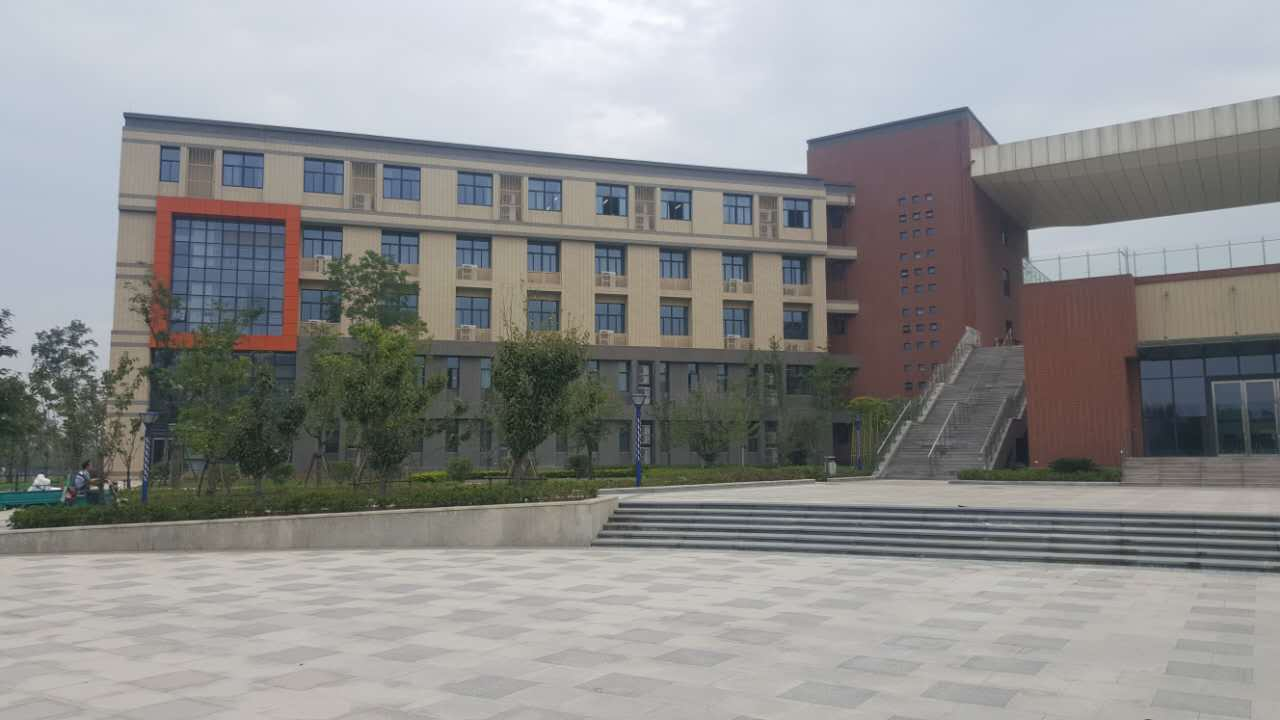
#> input picture zuo.jpg, 1280 x 720 px
$ python final_q5.py   (Python 2 division)   (older library calls are emulated)
#> lines starting #> are read from the running program, lines starting #| are printed output that depends on the picture
# coding=utf-8
#!/usr/bin/python
'''
Created on 2017��9��16��

@author: zhangjian
'''
import cv2
import numpy as np
def get_mode(arr):
    mode = [];
    arr_appear = dict((a, arr.count(a)) for a in arr);
    if max(arr_appear.values()) == 1:
        return;
    else:
        for k, v in arr_appear.items():
            if v == max(arr_appear.values()):
                mode.append(k);
    return mode;
def translate(image, x, y):
    M = np.float32([[1, 0, x], [0, 1, y]])
    shifted = cv2.warpAffine(image, M, (image.shape[1], image.shape[0]))

    return shifted
def kuo(iamge,x,y):
    rows1 = iamge.shape[0]
    cols1 = iamge.shape[1]
    out = np.zeros((rows1+x,cols1+y,3), dtype='uint8')
    out[x:x+rows1,y:y+cols1] = np.dstack([iamge])
    return out
def pingjie1(img1,img2):
    rows1 = img1.shape[0]
    cols1 = img1.shape[1]
    rows2 = img2.shape[0]
    cols2 = img2.shape[1]
    out = np.zeros((max([rows1,rows2]),cols2,3), dtype='uint8')
    out[:rows2-4,:cols2] = np.dstack([img2[4:rows2,:cols2]])
    out[:rows1,:cols1] = np.dstack([img1])
    return out
def pingjie(img1,img2):
    rows1 = img1.shape[0]
    cols1 = img1.shape[1]
    rows2 = img2.shape[0]
    cols2 = img2.shape[1]
    out = np.zeros((max([rows1,rows2]),cols1+cols2,3), dtype='uint8')
    out[:rows1,:cols1] = np.dstack([img1[:rows1,:cols1]])
    out[rows1-264:rows1-264+rows2,cols1-300:cols1-300+cols2] = np.dstack([img2])
    return out
def pingjie2(img1,img2,img3):
    rows1 = img1.shape[0]
    cols1 = img1.shape[1]
    rows2 = img2.shape[0]
    cols2 = img2.shape[1]
    rows3 = img3.shape[0]
    cols3 = img3.shape[1]
    out = np.zeros((rows3+rows1,cols1+cols2,3), dtype='uint8')
    out[:rows1,:cols1] = np.dstack([img1[:rows1,:cols1]])
    out[rows1-264:rows1-264+rows3-4,cols1-300:cols1-300+cols3] = np.dstack([img3[4:rows3,:cols3]])
    out[rows1-264:rows1-264+rows2,cols1-300:cols1-300+cols2] = np.dstack([img2])
    return out
def drawMatches(img1, kp1, img2, kp2, matches):
    rows1 = img1.shape[0]
    cols1 = img1.shape[1]
    rows2 = img2.shape[0]
    cols2 = img2.shape[1]

    out = np.zeros((max([rows1,rows2]),cols1+cols2,3), dtype='uint8')

    out[:rows1,:cols1] = np.dstack([img1])

    out[:rows2,cols1:] = np.dstack([img2])
    a=[]
    b=[]
    c=[]
    d=[]
    for mat in matches:

        img1_idx = mat.queryIdx
        img2_idx = mat.trainIdx

        (x1,y1) = kp1[img1_idx].pt
        (x2,y2) = kp2[img2_idx].pt
        a.append([x1,y1])
        b.append([x2,y2])
        c.append(x1-x2)
        d.append(y1-y2)

        cv2.circle(out, (int(x1),int(y1)), 4, (0, 0, 255), 1)
        cv2.circle(out, (int(x2)+cols1,int(y2)), 4, (0, 0, 255), 1)

        cv2.line(out, (int(x1),int(y1)), (int(x2)+cols1,int(y2)), (0, 0, 255), 1)
    return out,a,b,c,d
img1 = cv2.imread("./zuo.jpg")
#> img1 is the input picture: shape (720, 1280, 3); mean B, G, R 141.2, 141.7, 141.8
img2 = cv2.imread("./zhong.jpg")
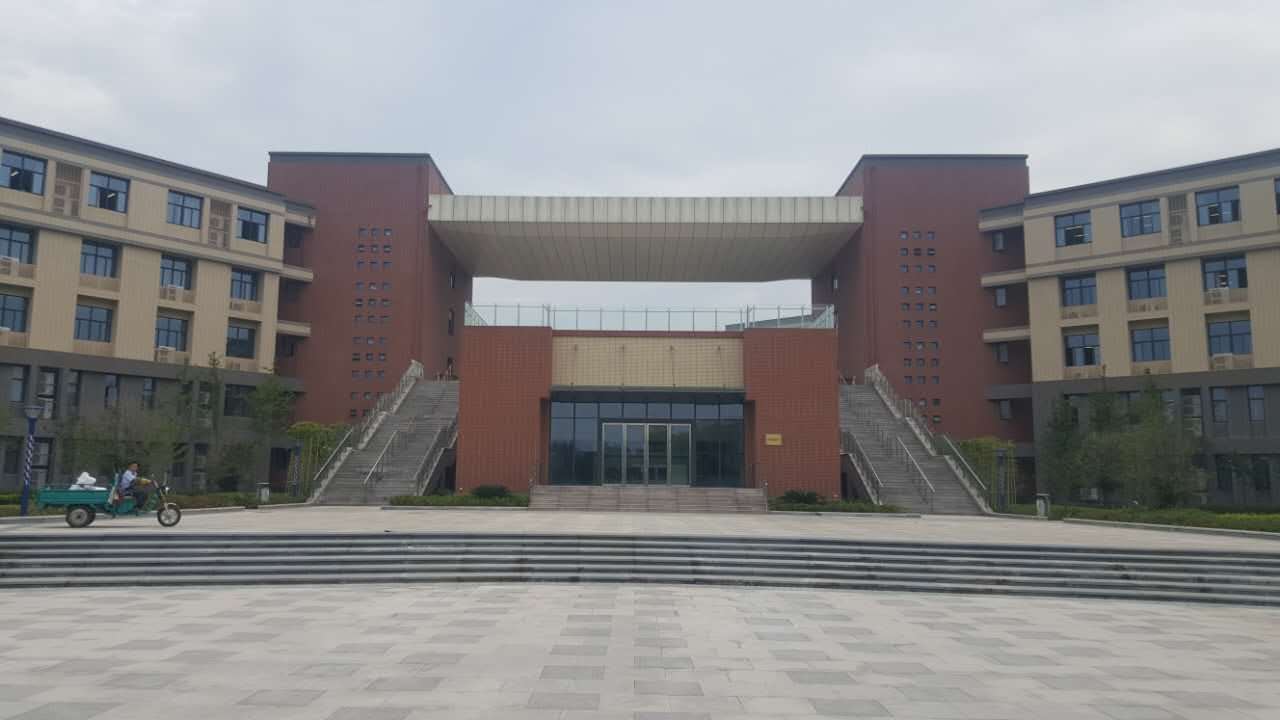
#> input picture zhong.jpg, 1280 x 720 px
#> img2 is the input picture: shape (720, 1280, 3); mean B, G, R 137.8, 137, 137.6
img1=cv2.resize(img1,(300,200))
#> img1: shape (200, 300, 3)
img2=cv2.resize(img2,(300,200))
#> img2: shape (200, 300, 3)
img2= kuo(img2,140,300)
orb = cv2.ORB()
kp1, des1 = orb.detectAndCompute(img1,None)
#> kp1 = 409 keypoints; strongest (x, y, size): (187, 47, 31), (241, 64, 31), (186, 47, 37.2), (241, 65, 37.2)
kp2, des2 = orb.detectAndCompute(img2,None)
#> kp2 = 489 keypoints; strongest (x, y, size): (301, 142, 53.6), (301, 141, 44.6), (301, 143, 111.1), (302, 140, 92.6)
bf = cv2.BFMatcher(cv2.NORM_HAMMING)
matches = bf.knnMatch(des1, trainDescriptors = des2, k = 2)
#> matches = 409 matches
good = [m for (m,n) in matches if m.distance < 0.6*n.distance]
#> good = 33 matches
img3,a,b,c,d = drawMatches(img1,kp1,img2,kp2,good[0:40])
#> in drawMatches, `out[:rows2,cols1:] = np.dstack([img2])`: out: shape (340, 900, 3); mean B, G, R 54.7, 54.6, 54.8
#> the loop in drawMatches, `for mat in matches: ` made 33 passes
#> (img1_idx, img2_idx, x1, y1, x2, y2) on passes 1 to 12: (6, 81, 109, 48, 341, 193), (20, 81, 72, 44, 341, 193), (21, 160, 155, 69, 320.4, 206.4), (30, 12, 241, 64, 411, 217), (32, 53, 229, 47, 401, 200), (36, 84, 189, 85, 360, 230), (41, 86, 191, 73, 363, 218), (44, 196, 170, 84, 337.2, 225.6), (66, 81, 171, 54, 341, 193), (79, 65, 97, 46, 329, 190), (85, 189, 182, 73, 352.8, 216), (92, 65, 59, 42, 329, 190)
#> after the loop in drawMatches, `for mat in matches:`:
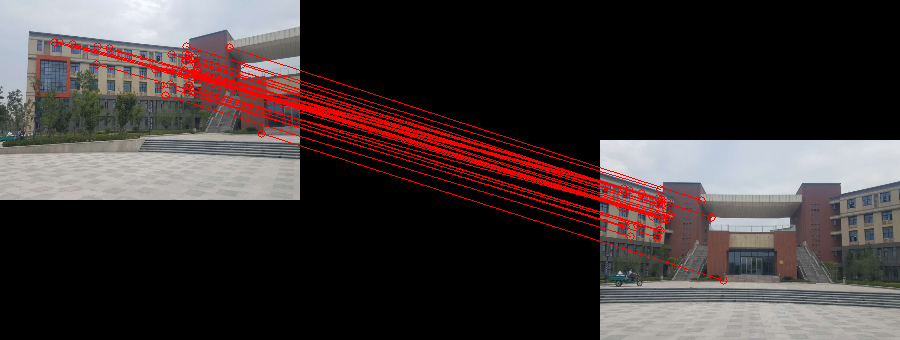
#> out: shape (340, 900, 3); mean B, G, R 52.9, 52.9, 63.2
#> after the loop in drawMatches, `for mat in matches:`: a = 33 pairs, first value 54 to 261.6, second value 42 to 133.2; b = 33 pairs, first value 320.4 to 423, second value 188 to 280; c = 33 values, max -161.4 at index 16, min -270 at index 11, mean -185.3; d = 33 values, max -137.4 at index 2, min -153 at index 3, mean -144.7
h, status = cv2.findHomography(np.matrix(np.float32(a)),np.matrix(np.float32(b)),cv2.RANSAC,5.0)
#> h = [[4.38, -0.398, -54.58], [1.64, 1.98, -5.73], [0.00589, -0.000632, 1]]; status = 33 values, max 1 at index 2, min 0 at index 0, mean 0.788
im_out = cv2.warpPerspective(img1, h,(600, 400))
img1 = cv2.imread("./zhong.jpg")
img2 = cv2.imread("./you.jpg")
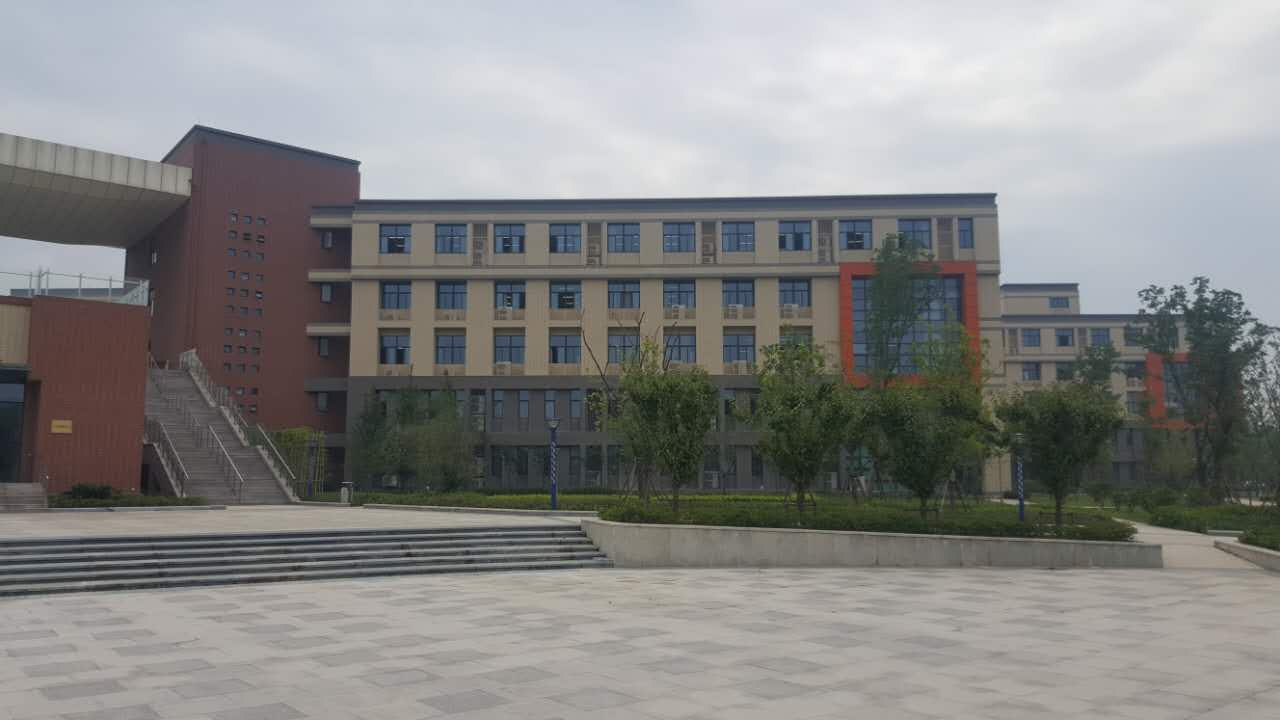
#> input picture you.jpg, 1280 x 720 px
#> img2 is the input picture: shape (720, 1280, 3); mean B, G, R 133.4, 134.4, 134.5
img1=cv2.resize(img1,(300,220))
#> img1: shape (220, 300, 3)
img2=cv2.resize(img2,(300,220))
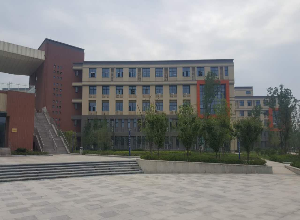
#> img2: shape (220, 300, 3); mean B, G, R 133.4, 134.4, 134.5
orb = cv2.ORB()
kp1, des1 = orb.detectAndCompute(img1,None)
#> kp1 = 396 keypoints; strongest (x, y, size): (243, 58, 31), (239, 48, 31), (242, 58, 37.2), (189, 87, 31)
kp2, des2 = orb.detectAndCompute(img2,None)
#> kp2 = 434 keypoints; strongest (x, y, size): (85, 60, 31), (85, 59, 37.2), (232, 60, 31), (82, 49, 31)
bf = cv2.BFMatcher(cv2.NORM_HAMMING)
matches = bf.knnMatch(des1, trainDescriptors = des2, k = 2)
#> matches = 396 matches
good = [m for (m,n) in matches if m.distance < 0.6*n.distance]
#> good = 14 matches
img3,a,b,c,d = drawMatches(img1,kp1,img2,kp2,good[0:40])
#> the loop in drawMatches (call 2), `for mat in matches: ` made 14 passes
#> (img1_idx, img2_idx, x1, y1, x2, y2) on passes 1 to 12: (44, 39, 239, 70, 81, 70), (56, 16, 240, 104, 81, 103), (69, 118, 230, 154, 67.2, 148.8), (70, 46, 243, 115, 82, 114), (83, 80, 194, 94, 34, 86), (87, 49, 240, 98, 81, 97), (121, 20, 254.4, 109.2, 93, 109), (137, 135, 237.6, 69.6, 80.4, 69.6), (138, 58, 37.2, 94.8, 170, 100), (163, 182, 238.8, 87.6, 79.2, 86.4), (208, 203, 243.4, 154.1, 80.64, 149.8), (284, 281, 236.7, 70.85, 79.49, 70.85)
#> after the loop in drawMatches (call 2), `for mat in matches:`:
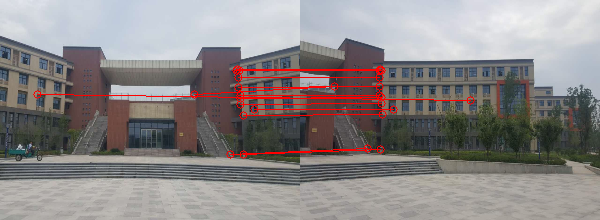
#> out: shape (220, 600, 3); mean B, G, R 133.9, 134, 139.2
#> after the loop in drawMatches (call 2), `for mat in matches:`: a = [[239, 70], [240, 104], [230, 154], [243, 115], [194, 94], [240, 98], [254.4, 109.2], [237.6, 69.6], [37.2, 94.8], [238.8, 87.6], [243.4, 154.1], [236.7, 70.85], [238.5, 77.76], [240.2, 95.04]]; b = [[81, 70], [81, 103], [67.2, 148.8], [82, 114], [34, 86], [81, 97], [93, 109], [80.4, 69.6], [170, 100], [79.2, 86.4], [80.64, 149.8], [79.49, 70.85], [79.49, 77.76], [79.49, 95.04]]; c = [158, 159, 162.8, 161, 160, 159, 161.4, 157.2, -132.8, 159.6, 162.7, 157.2, 159, 160.7]; d = [0, 1, 5.2, 1, 8, 1, 0.2, 0, -5.2, 1.2, 4.32, 0, 0, 0]
h, status = cv2.findHomography(np.matrix(np.float32(b)),np.matrix(np.float32(a)),cv2.RANSAC,5.0)
#> h = [[0.631, -0.0171, 161.2], [-0.25, 0.884, 20.06], [-0.00116, -0.000311, 1]]; status = [1, 1, 1, 1, 1, 1, 1, 1, 0, 1, 1, 1, 1, 1]
im_out_1 = cv2.warpPerspective(img2, h,(600, 300))
img1 = cv2.imread("./zhong.jpg")
img1=cv2.resize(img1,(300,210))
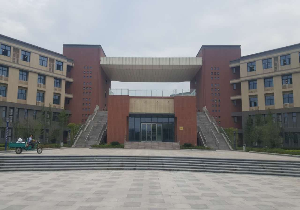
#> img1: shape (210, 300, 3); mean B, G, R 137.7, 136.8, 137.5
print im_out.shape[0]
#| 400
print im_out.shape[1]
#| 600
print img1.shape[0]
#| 210
print img1.shape[1]
#| 300
print im_out_1.shape[0]
#| 300
print im_out_1.shape[1]
#| 600

img31_out=pingjie2(im_out,img1,im_out_1)
#> in pingjie2, `out[rows1-264:rows1-264+rows2,cols1-300:cols1-300+cols2] = np.dstack([..`:
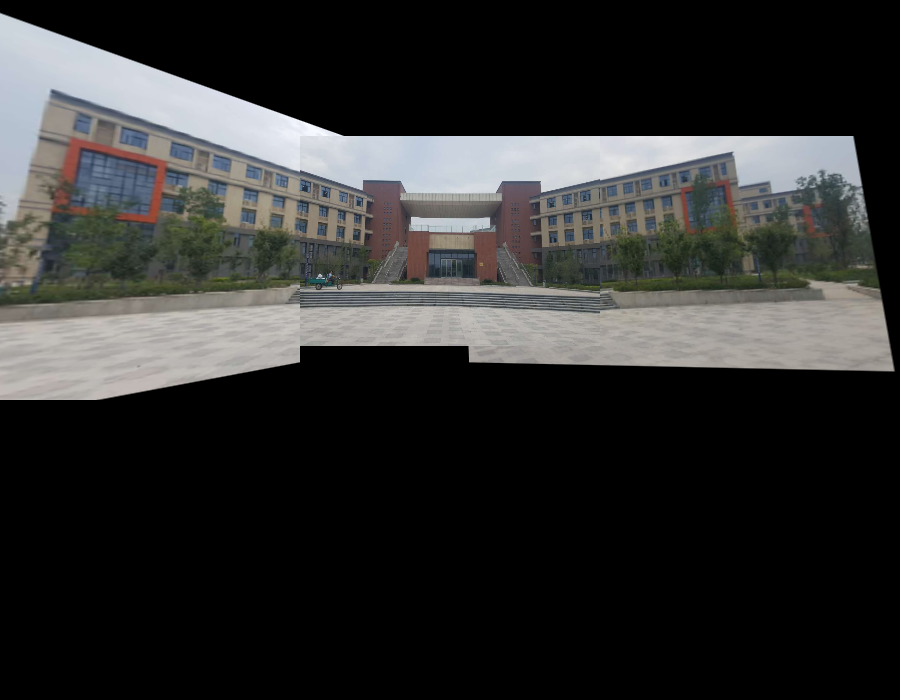
#> out: shape (700, 900, 3); mean B, G, R 47.5, 48.2, 48.1
cv2.imshow('image',img31_out)
cv2.waitKey(0)
cv2.destroyAllWindows()
